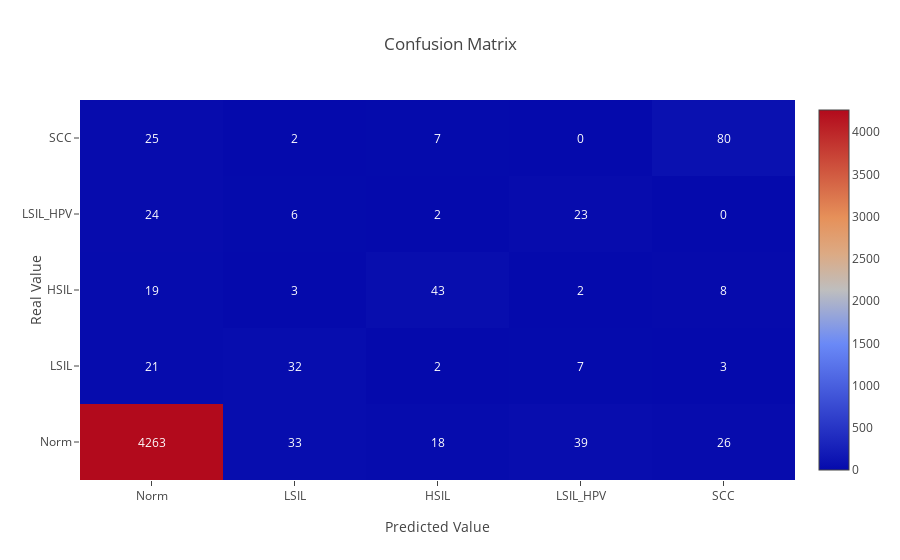

Source (notebook cell):
### Code cell
visual_cmatrix(c_matrixes[-2])

### Figure 1 — Plotly figure (JSON) as saved in the notebook; plotly's stock layout.template omitted (floating-point values rounded to 4 significant figures)
{"data": [{"type": "heatmap", "uid": "32709725-2bda-47a0-b6e2-edf0dcb87d5e", "x": ["Norm", "LSIL", "HSIL", "LSIL_HPV", "SCC"], "y": ["Norm", "LSIL", "HSIL", "LSIL_HPV", "SCC"], "z": [[4263, 33, 18, 39, 26], [21, 32, 2, 7, 3], [19, 3, 43, 2, 8], [24, 6, 2, 23, 0], [25, 2, 7, 0, 80]]}], "layout": {"annotations": [{"font": {"color": "white"}, "showarrow": false, "text": "4263", "x": "Norm", "xref": "x", "y": "Norm", "yref": "y"}, {"font": {"color": "white"}, "showarrow": false, "text": "21", "x": "Norm", "xref": "x", "y": "LSIL", "yref": "y"}, {"font": {"color": "white"}, "showarrow": false, "text": "19", "x": "Norm", "xref": "x", "y": "HSIL", "yref": "y"}, {"font": {"color": "white"}, "showarrow": false, "text": "24", "x": "Norm", "xref": "x", "y": "LSIL_HPV", "yref": "y"}, {"font": {"color": "white"}, "showarrow": false, "text": "25", "x": "Norm", "xref": "x", "y": "SCC", "yref": "y"}, {"font": {"color": "white"}, "showarrow": false, "text": "33", "x": "LSIL", "xref": "x", "y": "Norm", "yref": "y"}, {"font": {"color": "white"}, "showarrow": false, "text": "32", "x": "LSIL", "xref": "x", "y": "LSIL", "yref": "y"}, {"font": {"color": "white"}, "showarrow": false, "text": "3", "x": "LSIL", "xref": "x", "y": "HSIL", "yref": "y"}, {"font": {"color": "white"}, "showarrow": false, "text": "6", "x": "LSIL", "xref": "x", "y": "LSIL_HPV", "yref": "y"}, {"font": {"color": "white"}, "showarrow": false, "text": "2", "x": "LSIL", "xref": "x", "y": "SCC", "yref": "y"}, {"font": {"color": "white"}, "showarrow": false, "text": "18", "x": "HSIL", "xref": "x", "y": "Norm", "yref": "y"}, {"font": {"color": "white"}, "showarrow": false, "text": "2", "x": "HSIL", "xref": "x", "y": "LSIL", "yref": "y"}, {"font": {"color": "white"}, "showarrow": false, "text": "43", "x": "HSIL", "xref": "x", "y": "HSIL", "yref": "y"}, {"font": {"color": "white"}, "showarrow": false, "text": "2", "x": "HSIL", "xref": "x", "y": "LSIL_HPV", "yref": "y"}, {"font": {"color": "white"}, "showarrow": false, "text": "7", "x": "HSIL", "xref": "x", "y": "SCC", "yref": "y"}, {"font": {"color": "white"}, "showarrow": false, "text": "39", "x": "LSIL_HPV", "xref": "x", "y": "Norm", "yref": "y"}, {"font": {"color": "white"}, "showarrow": false, "text": "7", "x": "LSIL_HPV", "xref": "x", "y": "LSIL", "yref": "y"}, {"font": {"color": "white"}, "showarrow": false, "text": "2", "x": "LSIL_HPV", "xref": "x", "y": "HSIL", "yref": "y"}, {"font": {"color": "white"}, "showarrow": false, "text": "23", "x": "LSIL_HPV", "xref": "x", "y": "LSIL_HPV", "yref": "y"}, {"font": {"color": "white"}, "showarrow": false, "text": "0", "x": "LSIL_HPV", "xref": "x", "y": "SCC", "yref": "y"}, {"font": {"color": "white"}, "showarrow": false, "text": "26", "x": "SCC", "xref": "x", "y": "Norm", "yref": "y"}, {"font": {"color": "white"}, "showarrow": false, "text": "3", "x": "SCC", "xref": "x", "y": "LSIL", "yref": "y"}, {"font": {"color": "white"}, "showarrow": false, "text": "8", "x": "SCC", "xref": "x", "y": "HSIL", "yref": "y"}, {"font": {"color": "white"}, "showarrow": false, "text": "0", "x": "SCC", "xref": "x", "y": "LSIL_HPV", "yref": "y"}, {"font": {"color": "white"}, "showarrow": false, "text": "80", "x": "SCC", "xref": "x", "y": "SCC", "yref": "y"}], "title": "Confusion Matrix", "xaxis": {"title": "Predicted Value"}, "yaxis": {"title": "Real Value"}}}
